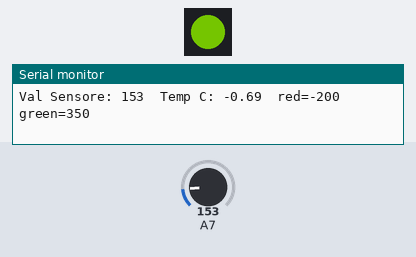
Bench run of a sketch on a simulated Arduino Nano, built with avr-gcc and run on an emulated ATmega328P. On the bench: 1 RGB LEDs in strip order, left to right, the last lines printed to the serial monitor. The test bench sets the inputs (shaded band); at power-on: A7 = 153. Dim RGB values are drawn brighter than linear.

Above: at 1.3 s.
1.4 s: A7 set to 159
At 2.7 s:
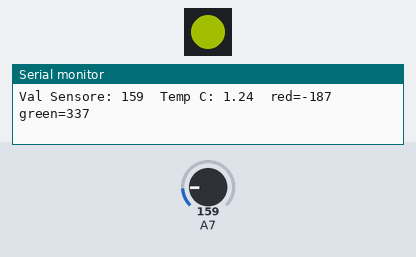
3.0 s: A7 set to 165
At 4.2 s:
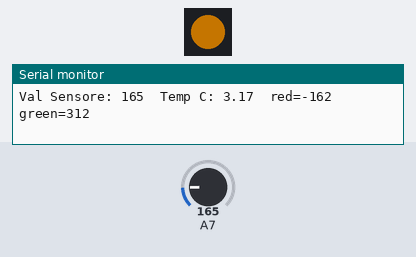
4.5 s: A7 set to 175
At 5.5 s:
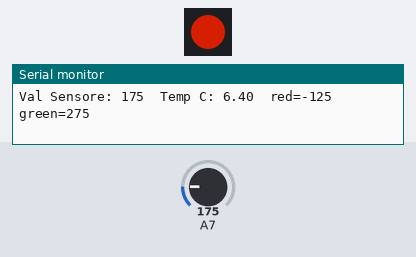
Timing chart, 0 to 7.5 s (numbered marks = the images above; inputs shaded):
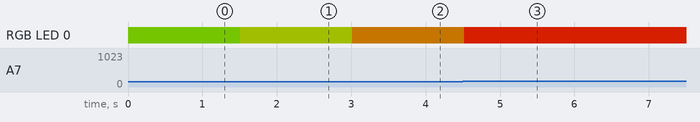

Measured:
- after the input at 1.4 s, RGB LED 0: RGB(56, 94, 0) → RGB(69, 81, 0) after 0.11 s
- after the input at 3.0 s, RGB LED 0: RGB(69, 81, 0) → RGB(94, 56, 0) at once
- after the input at 4.5 s, RGB LED 0: RGB(94, 56, 0) → RGB(131, 19, 0) at once

The sketch:

Temp_e_Neopixel_8.ino
```cpp
/*******************************************
 * CORSO ELETTRONICA WEARABLE CON ARDUINO
 *
 * Author: Rosita Esposito
 * Ver: 1.0
 * Title: Esempio di interazione luminosa con sensore TMP36
 *
 * Circuit: Board Adafruit Flora con TMP36
 *
 */

// Includo la libreria Neopixel
#include <Adafruit_NeoPixel.h>
#ifdef __AVR__
  #include <avr/power.h>
#endif

// Dichiaro il PIN 8 come PIN di controllo della strip Neopixel
// Il PIN 8 corrisponde al Neopixel saldato sulla scheda Flora
#define PIN            8

// Definisco l'"oggetto" pixels che rappresenta una striscia di 1 solo Neopixel
// Le sigle e il tipo di neopixel sono quelle del tipo di neopixel saldato sul Flora
Adafruit_NeoPixel pixels = Adafruit_NeoPixel(1, PIN, NEO_GRB + NEO_KHZ800);


// Dichiaro le variabili utilizzate nello Sketch
float temp,voltage;
int val;
int red,green;


void setup()
{
 // Inizializzo la comunicazione con il monitor seriale
 Serial.begin(9600);

 // Inizializzo la libreria Neopixel e l'oggetto dichiarato sopra
 pixels.begin();
}


void loop()
{
// Lettura della temperature
// leggo il valore del sensore
val = analogRead(A7);

// deduco il valore di tensione rilevato sul pin
voltage = (val * 3.3) / 1024.0;

// converto la tensione in gradi centigradi con la formula specifica del sensore
// e scrivo sul terminale il valore letto e la temperatura calcolata
temp = (voltage - 0.5)*100;
Serial.print("Val Sensore: ");
Serial.print(val);
Serial.print("\tTemp C: ");
Serial.print(temp);

// Uso la funzione "map" per generare un valore per il rosso tra 0 e 150
// in modo proporzionale alla temperatura che immagino variabile tra 16 e 28 gradi
red= map(temp,16,28,0,150);

// Uso la funzione "map" per generare un valore per il verde tra 0 e 150
// in modo INVERSAMENTE proporzionale alla temperatura
green= map(temp,16,28,150,0);

// scivo sul terminale i valori di colore appena calcolati
Serial.print("\tred=");
Serial.print(red);
Serial.print("\tgreen=");
Serial.println(green);

// Imposto il valore di colore del neopixel
pixels.setPixelColor(0, pixels.Color(red,green,0));

// Attivo il neopixel
pixels.show();

// Introduco un ritardo per evitare di ciclare troppo velocemente
delay(500);
}
```
